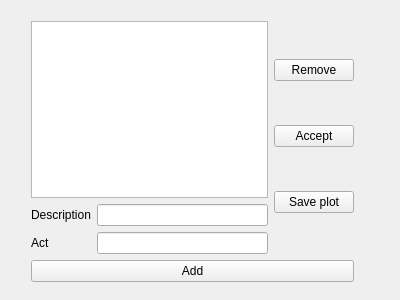
<?xml version="1.0" encoding="UTF-8"?>
<ui version="4.0">
 <class>WriterWindow</class>
 <widget class="QWidget" name="WriterWindow">
  <property name="geometry">
   <rect>
    <x>0</x>
    <y>0</y>
    <width>400</width>
    <height>300</height>
   </rect>
  </property>
  <property name="windowTitle">
   <string>WriterWindow</string>
  </property>
  <widget class="QWidget" name="">
   <property name="geometry">
    <rect>
     <x>20</x>
     <y>10</y>
     <width>345</width>
     <height>283</height>
    </rect>
   </property>
   <layout class="QVBoxLayout" name="verticalLayout_5">
    <item>
     <layout class="QHBoxLayout" name="horizontalLayout_2">
      <item>
       <layout class="QVBoxLayout" name="verticalLayout_4">
        <item>
         <widget class="QListWidget" name="ideaListWidget"/>
        </item>
        <item>
         <layout class="QHBoxLayout" name="horizontalLayout">
          <item>
           <layout class="QVBoxLayout" name="verticalLayout">
            <item>
             <widget class="QLabel" name="descriptionLabel">
              <property name="text">
               <string>Description</string>
              </property>
             </widget>
            </item>
            <item>
             <widget class="QLabel" name="actLabel">
              <property name="text">
               <string>Act</string>
              </property>
             </widget>
            </item>
           </layout>
          </item>
          <item>
           <layout class="QVBoxLayout" name="verticalLayout_2">
            <item>
             <widget class="QLineEdit" name="descriptionLineEdit"/>
            </item>
            <item>
             <widget class="QLineEdit" name="actLineEdit"/>
            </item>
           </layout>
          </item>
         </layout>
        </item>
       </layout>
      </item>
      <item>
       <layout class="QVBoxLayout" name="verticalLayout_3">
        <item>
         <widget class="QPushButton" name="removePushButton">
          <property name="text">
           <string>Remove</string>
          </property>
         </widget>
        </item>
        <item>
         <widget class="QPushButton" name="solvePushButton">
          <property name="text">
           <string>Accept</string>
          </property>
         </widget>
        </item>
        <item>
         <widget class="QPushButton" name="savePushButton">
          <property name="text">
           <string>Save plot</string>
          </property>
         </widget>
        </item>
       </layout>
      </item>
     </layout>
    </item>
    <item>
     <widget class="QPushButton" name="addPushButton">
      <property name="text">
       <string>Add</string>
      </property>
     </widget>
    </item>
   </layout>
  </widget>
 </widget>
 <layoutdefault spacing="6" margin="11"/>
 <resources/>
 <connections/>
</ui>
